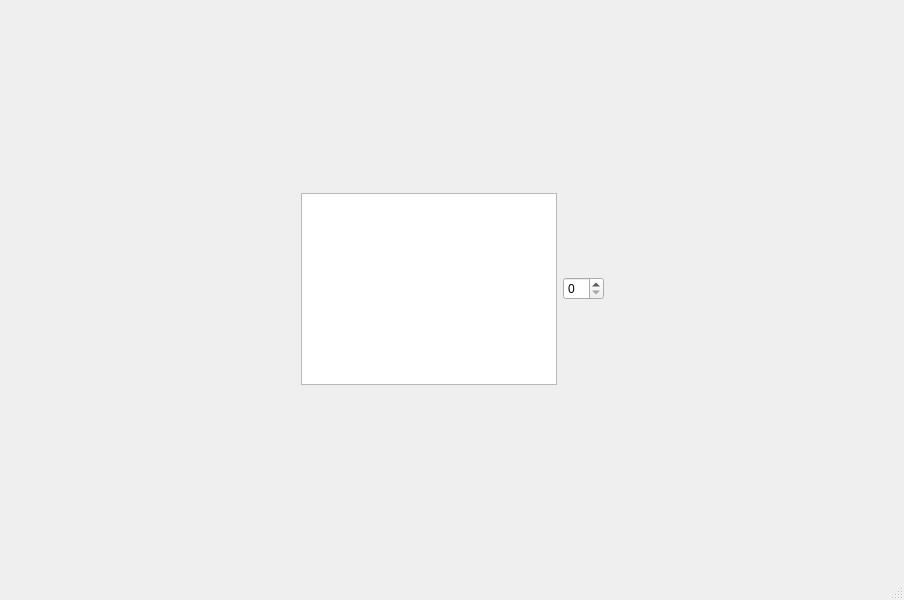
<?xml version="1.0" encoding="UTF-8"?>
<ui version="4.0">
 <class>MainWindow</class>
 <widget class="QMainWindow" name="MainWindow">
  <property name="geometry">
   <rect>
    <x>0</x>
    <y>0</y>
    <width>904</width>
    <height>600</height>
   </rect>
  </property>
  <property name="windowTitle">
   <string>MainWindow</string>
  </property>
  <widget class="QWidget" name="centralwidget">
   <layout class="QGridLayout" name="gridLayout_2">
    <item row="1" column="1">
     <layout class="QGridLayout" name="gridLayout">
      <item row="0" column="1">
       <widget class="QSpinBox" name="S_counter"/>
      </item>
      <item row="0" column="0">
       <widget class="QTextEdit" name="textEdit"/>
      </item>
     </layout>
    </item>
    <item row="1" column="0">
     <spacer name="horizontalSpacer">
      <property name="orientation">
       <enum>Qt::Horizontal</enum>
      </property>
      <property name="sizeHint" stdset="0">
       <size>
        <width>286</width>
        <height>20</height>
       </size>
      </property>
     </spacer>
    </item>
    <item row="1" column="2">
     <spacer name="horizontalSpacer_2">
      <property name="orientation">
       <enum>Qt::Horizontal</enum>
      </property>
      <property name="sizeHint" stdset="0">
       <size>
        <width>285</width>
        <height>20</height>
       </size>
      </property>
     </spacer>
    </item>
    <item row="0" column="1">
     <spacer name="verticalSpacer">
      <property name="orientation">
       <enum>Qt::Vertical</enum>
      </property>
      <property name="sizeHint" stdset="0">
       <size>
        <width>20</width>
        <height>40</height>
       </size>
      </property>
     </spacer>
    </item>
    <item row="2" column="1">
     <spacer name="verticalSpacer_2">
      <property name="orientation">
       <enum>Qt::Vertical</enum>
      </property>
      <property name="sizeHint" stdset="0">
       <size>
        <width>20</width>
        <height>40</height>
       </size>
      </property>
     </spacer>
    </item>
   </layout>
  </widget>
  <widget class="QMenuBar" name="menubar">
   <property name="geometry">
    <rect>
     <x>0</x>
     <y>0</y>
     <width>904</width>
     <height>22</height>
    </rect>
   </property>
  </widget>
  <widget class="QStatusBar" name="statusbar"/>
 </widget>
 <resources/>
 <connections/>
</ui>
